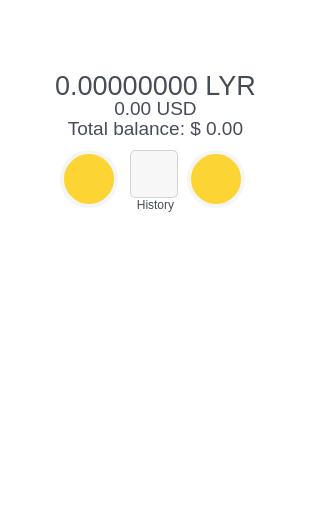
<?xml version="1.0" encoding="UTF-8"?>
<ui version="4.0">
 <class>PageAccount</class>
 <widget class="QWidget" name="PageAccount">
  <property name="geometry">
   <rect>
    <x>0</x>
    <y>0</y>
    <width>310</width>
    <height>532</height>
   </rect>
  </property>
  <property name="font">
   <font>
    <stylestrategy>PreferAntialias</stylestrategy>
   </font>
  </property>
  <property name="windowTitle">
   <string>Account</string>
  </property>
  <property name="styleSheet">
   <string notr="true">background: #FFFFFF</string>
  </property>
  <widget class="QLabel" name="historyLabel">
   <property name="geometry">
    <rect>
     <x>120</x>
     <y>195</y>
     <width>71</width>
     <height>20</height>
    </rect>
   </property>
   <property name="styleSheet">
    <string notr="true">QLabel {
	background-color: transparent;
	color: #474D57;
	}</string>
   </property>
   <property name="text">
    <string>History</string>
   </property>
   <property name="alignment">
    <set>Qt::AlignCenter</set>
   </property>
  </widget>
  <widget class="QPushButton" name="receivePushButton">
   <property name="geometry">
    <rect>
     <x>187</x>
     <y>150</y>
     <width>58</width>
     <height>58</height>
    </rect>
   </property>
   <property name="font">
    <font>
     <stylestrategy>PreferAntialias</stylestrategy>
    </font>
   </property>
   <property name="tabletTracking">
    <bool>true</bool>
   </property>
   <property name="focusPolicy">
    <enum>Qt::NoFocus</enum>
   </property>
   <property name="styleSheet">
    <string notr="true">QPushButton {
	background-color: #FCD535;
	color: #474D57;
	border-style: solid;
	border-width: 4px;
	border-radius: 29px;
	border-color: #F4F5F5;
}
QPushButton::hover {
	background: qlineargradient(x1: 0, y1: 0, x2: 0, y2: 1, stop: 0 #FFEF4F, stop: 0.4 #FFEF4F, stop: 0.5 #FFEF4F, stop: 1.0 #FFEF4F);
}
QPushButton::pressed {
	border-color: #FCD535;
	background-color: #FCD535;
	border-style: solid;
	border-width: 4px;
	border-color: #F4F5F5;
}</string>
   </property>
   <property name="text">
    <string/>
   </property>
   <property name="icon">
    <iconset resource="../../res.qrc">
     <normaloff>:/res/ic/res/ic/arrowDown.png</normaloff>:/res/ic/res/ic/arrowDown.png</iconset>
   </property>
   <property name="iconSize">
    <size>
     <width>24</width>
     <height>24</height>
    </size>
   </property>
  </widget>
  <widget class="QLabel" name="accountValueLyrLabel">
   <property name="geometry">
    <rect>
     <x>0</x>
     <y>70</y>
     <width>311</width>
     <height>31</height>
    </rect>
   </property>
   <property name="font">
    <font>
     <pointsize>20</pointsize>
     <stylestrategy>PreferAntialias</stylestrategy>
    </font>
   </property>
   <property name="styleSheet">
    <string notr="true">QLabel {
	background-color: transparent;
	color: #474D57;
}</string>
   </property>
   <property name="text">
    <string>0.00000000 LYR</string>
   </property>
   <property name="alignment">
    <set>Qt::AlignCenter</set>
   </property>
  </widget>
  <widget class="QPushButton" name="historyPushButton">
   <property name="geometry">
    <rect>
     <x>130</x>
     <y>150</y>
     <width>48</width>
     <height>48</height>
    </rect>
   </property>
   <property name="font">
    <font>
     <stylestrategy>PreferAntialias</stylestrategy>
    </font>
   </property>
   <property name="mouseTracking">
    <bool>true</bool>
   </property>
   <property name="tabletTracking">
    <bool>true</bool>
   </property>
   <property name="focusPolicy">
    <enum>Qt::NoFocus</enum>
   </property>
   <property name="styleSheet">
    <string notr="true">QPushButton {
	border-style: solid;
	background-color: rgba(0, 0, 0, 8);
	border-radius: 5px;
	border-width: 1px;
	border-color: lightgrey;
}
QPushButton:hover {
    background-color: rgba(0, 0, 0, 16);
}

QPushButton:pressed {
    background-color: rgba(0, 0, 0, 64);
}</string>
   </property>
   <property name="text">
    <string/>
   </property>
   <property name="icon">
    <iconset resource="../../res.qrc">
     <normaloff>:/res/ic/res/ic/article.ico</normaloff>:/res/ic/res/ic/article.ico</iconset>
   </property>
   <property name="iconSize">
    <size>
     <width>24</width>
     <height>24</height>
    </size>
   </property>
  </widget>
  <widget class="QLabel" name="accountTotalValueUsdLabel">
   <property name="geometry">
    <rect>
     <x>0</x>
     <y>120</y>
     <width>311</width>
     <height>16</height>
    </rect>
   </property>
   <property name="font">
    <font>
     <pointsize>14</pointsize>
     <stylestrategy>PreferAntialias</stylestrategy>
    </font>
   </property>
   <property name="styleSheet">
    <string notr="true">QLabel {
	background-color: transparent;
	color: #474D57;
}</string>
   </property>
   <property name="text">
    <string>Total balance: $ 0.00</string>
   </property>
   <property name="alignment">
    <set>Qt::AlignCenter</set>
   </property>
  </widget>
  <widget class="QLabel" name="accountValueUsdLabel">
   <property name="geometry">
    <rect>
     <x>0</x>
     <y>100</y>
     <width>311</width>
     <height>16</height>
    </rect>
   </property>
   <property name="font">
    <font>
     <pointsize>14</pointsize>
     <stylestrategy>PreferAntialias</stylestrategy>
    </font>
   </property>
   <property name="styleSheet">
    <string notr="true">QLabel {
	background-color: transparent;
	color: #474D57;
}</string>
   </property>
   <property name="text">
    <string>0.00 USD</string>
   </property>
   <property name="alignment">
    <set>Qt::AlignCenter</set>
   </property>
  </widget>
  <widget class="QPushButton" name="sendPushButton">
   <property name="geometry">
    <rect>
     <x>60</x>
     <y>150</y>
     <width>58</width>
     <height>58</height>
    </rect>
   </property>
   <property name="font">
    <font>
     <stylestrategy>PreferAntialias</stylestrategy>
    </font>
   </property>
   <property name="tabletTracking">
    <bool>true</bool>
   </property>
   <property name="focusPolicy">
    <enum>Qt::NoFocus</enum>
   </property>
   <property name="styleSheet">
    <string notr="true">QPushButton {
	background-color: #FCD535;
	color: #474D57;
	border-style: solid;
	border-width: 4px;
	border-radius: 29px;
	border-color: #F4F5F5;
}
QPushButton::hover {
	background: qlineargradient(x1: 0, y1: 0, x2: 0, y2: 1, stop: 0 #FFEF4F, stop: 0.4 #FFEF4F, stop: 0.5 #FFEF4F, stop: 1.0 #FFEF4F);
}
QPushButton::pressed {
	border-color: #FCD535;
	background-color: #FCD535;
	border-style: solid;
	border-width: 4px;
	border-color: #F4F5F5;
}</string>
   </property>
   <property name="text">
    <string/>
   </property>
   <property name="icon">
    <iconset resource="../../res.qrc">
     <normaloff>:/res/ic/res/ic/arrowUp.png</normaloff>:/res/ic/res/ic/arrowUp.png</iconset>
   </property>
   <property name="iconSize">
    <size>
     <width>24</width>
     <height>24</height>
    </size>
   </property>
  </widget>
  <widget class="QLabel" name="lyraLogoLabel">
   <property name="geometry">
    <rect>
     <x>120</x>
     <y>0</y>
     <width>72</width>
     <height>72</height>
    </rect>
   </property>
   <property name="text">
    <string/>
   </property>
   <property name="pixmap">
    <pixmap resource="../../res.qrc">:/res/ic/res/ic/ic_lyra_token_foreground.png</pixmap>
   </property>
   <property name="scaledContents">
    <bool>true</bool>
   </property>
  </widget>
 </widget>
 <resources>
  <include location="../../res.qrc"/>
 </resources>
 <connections/>
</ui>
